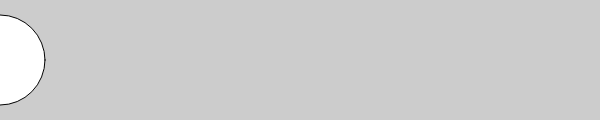
Frame 1 (no input)
Frame 60 (no input): identical to frame 1, image omitted
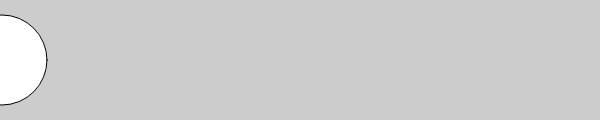
Frame 120 (the mouse pressed at the canvas centre since frame 60)

The p5.js sketch that drew these frames (run headless with seeded random() and noise() and a simulated clock; from frame 60 on, the mouse is pressed at the canvas centre):

// p5.js sketch
// ── sketch.js

var time1 = 2000;
var time2 = 4000;
var x = 0;

function setup() {
  createCanvas(600, 120);
}

function draw() {
  var currentTime = millis();
  background(204);
  if (currentTime > time2) {
    x -= 0.5;
  } else if (currentTime > time1) {
    x += 2;
  }
  ellipse(x, 60, 90, 90);
}
